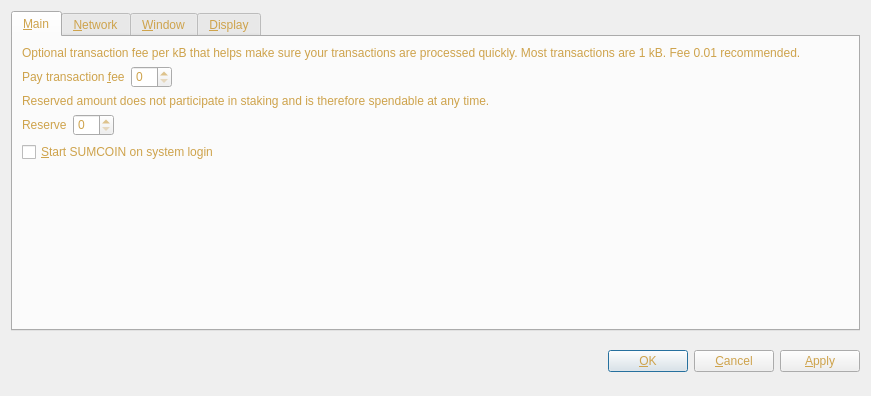
<?xml version="1.0" encoding="UTF-8"?>
<ui version="4.0">
 <class>OptionsDialog</class>
 <widget class="QDialog" name="OptionsDialog">
  <property name="geometry">
   <rect>
    <x>0</x>
    <y>0</y>
    <width>871</width>
    <height>396</height>
   </rect>
  </property>
  <property name="windowTitle">
   <string>Options</string>
  </property>
  <property name="styleSheet">
   <string notr="true">background-image: url(:/images/bkg2);
color: rgb(206, 163, 76);</string>
  </property>
  <property name="modal">
   <bool>true</bool>
  </property>
  <layout class="QVBoxLayout" name="verticalLayout">
   <item>
    <widget class="QTabWidget" name="tabWidget">
     <property name="tabPosition">
      <enum>QTabWidget::North</enum>
     </property>
     <property name="currentIndex">
      <number>0</number>
     </property>
     <widget class="QWidget" name="tabMain">
      <attribute name="title">
       <string>&amp;Main</string>
      </attribute>
      <layout class="QVBoxLayout" name="verticalLayout_Main">
       <item>
        <widget class="QLabel" name="transactionFeeInfoLabel">
         <property name="text">
          <string>Optional transaction fee per kB that helps make sure your transactions are processed quickly. Most transactions are 1 kB. Fee 0.01 recommended.</string>
         </property>
         <property name="textFormat">
          <enum>Qt::PlainText</enum>
         </property>
         <property name="wordWrap">
          <bool>true</bool>
         </property>
        </widget>
       </item>
       <item>
        <layout class="QHBoxLayout" name="horizontalLayoutFee">
         <item>
          <widget class="QLabel" name="transactionFeeLabel">
           <property name="text">
            <string>Pay transaction &amp;fee</string>
           </property>
           <property name="textFormat">
            <enum>Qt::PlainText</enum>
           </property>
           <property name="buddy">
            <cstring>transactionFee</cstring>
           </property>
          </widget>
         </item>
         <item>
          <widget class="BitcoinAmountField" name="transactionFee"/>
         </item>
         <item>
          <spacer name="horizontalSpacerFee">
           <property name="orientation">
            <enum>Qt::Horizontal</enum>
           </property>
           <property name="sizeHint" stdset="0">
            <size>
             <width>40</width>
             <height>20</height>
            </size>
           </property>
          </spacer>
         </item>
        </layout>
       </item>
       <item>
        <widget class="QLabel" name="reserveBalanceInfoLabel">
         <property name="text">
          <string>Reserved amount does not participate in staking and is therefore spendable at any time.</string>
         </property>
         <property name="textFormat">
          <enum>Qt::PlainText</enum>
         </property>
         <property name="wordWrap">
          <bool>true</bool>
         </property>
        </widget>
       </item>
       <item>
        <layout class="QHBoxLayout" name="horizontalLayoutReserveBalance">
         <item>
          <widget class="QLabel" name="reserveBalanceLabel">
           <property name="text">
            <string>Reserve</string>
           </property>
           <property name="textFormat">
            <enum>Qt::PlainText</enum>
           </property>
           <property name="buddy">
            <cstring>reserveBalance</cstring>
           </property>
          </widget>
         </item>
         <item>
          <widget class="BitcoinAmountField" name="reserveBalance"/>
         </item>
         <item>
          <spacer name="horizontalSpacerReserveBalance">
           <property name="orientation">
            <enum>Qt::Horizontal</enum>
           </property>
           <property name="sizeHint" stdset="0">
            <size>
             <width>40</width>
             <height>20</height>
            </size>
           </property>
          </spacer>
         </item>
        </layout>
       </item>
       <item>
        <widget class="QCheckBox" name="bitcoinAtStartup">
         <property name="toolTip">
          <string>Automatically start SUMCOIN after logging in to the system.</string>
         </property>
         <property name="text">
          <string>&amp;Start SUMCOIN on system login</string>
         </property>
        </widget>
       </item>
       <item>
        <spacer name="verticalSpacer_Main">
         <property name="orientation">
          <enum>Qt::Vertical</enum>
         </property>
         <property name="sizeHint" stdset="0">
          <size>
           <width>20</width>
           <height>40</height>
          </size>
         </property>
        </spacer>
       </item>
      </layout>
     </widget>
     <widget class="QWidget" name="tabNetwork">
      <attribute name="title">
       <string>&amp;Network</string>
      </attribute>
      <layout class="QVBoxLayout" name="verticalLayout_Network">
       <item>
        <widget class="QCheckBox" name="mapPortUpnp">
         <property name="toolTip">
          <string>Automatically open the SUMCOIN client port on the router. This only works when your router supports UPnP and it is enabled.</string>
         </property>
         <property name="text">
          <string>Map port using &amp;UPnP</string>
         </property>
        </widget>
       </item>
       <item>
        <widget class="QCheckBox" name="connectSocks">
         <property name="toolTip">
          <string>Connect to the SUMCOIN network through a SOCKS proxy (e.g. when connecting through Tor).</string>
         </property>
         <property name="text">
          <string>&amp;Connect through SOCKS proxy:</string>
         </property>
        </widget>
       </item>
       <item>
        <layout class="QHBoxLayout" name="horizontalLayout_Network">
         <item>
          <widget class="QLabel" name="proxyIpLabel">
           <property name="text">
            <string>Proxy &amp;IP:</string>
           </property>
           <property name="textFormat">
            <enum>Qt::PlainText</enum>
           </property>
           <property name="buddy">
            <cstring>proxyIp</cstring>
           </property>
          </widget>
         </item>
         <item>
          <widget class="QValidatedLineEdit" name="proxyIp">
           <property name="maximumSize">
            <size>
             <width>140</width>
             <height>16777215</height>
            </size>
           </property>
           <property name="toolTip">
            <string>IP address of the proxy (e.g. 127.0.0.1)</string>
           </property>
          </widget>
         </item>
         <item>
          <widget class="QLabel" name="proxyPortLabel">
           <property name="text">
            <string>&amp;Port:</string>
           </property>
           <property name="textFormat">
            <enum>Qt::PlainText</enum>
           </property>
           <property name="buddy">
            <cstring>proxyPort</cstring>
           </property>
          </widget>
         </item>
         <item>
          <widget class="QLineEdit" name="proxyPort">
           <property name="maximumSize">
            <size>
             <width>55</width>
             <height>16777215</height>
            </size>
           </property>
           <property name="toolTip">
            <string>Port of the proxy (e.g. 9050)</string>
           </property>
          </widget>
         </item>
         <item>
          <widget class="QLabel" name="socksVersionLabel">
           <property name="text">
            <string>SOCKS &amp;Version:</string>
           </property>
           <property name="textFormat">
            <enum>Qt::PlainText</enum>
           </property>
           <property name="buddy">
            <cstring>socksVersion</cstring>
           </property>
          </widget>
         </item>
         <item>
          <widget class="QValueComboBox" name="socksVersion">
           <property name="toolTip">
            <string>SOCKS version of the proxy (e.g. 5)</string>
           </property>
          </widget>
         </item>
         <item>
          <spacer name="horizontalSpacer_Network">
           <property name="orientation">
            <enum>Qt::Horizontal</enum>
           </property>
           <property name="sizeHint" stdset="0">
            <size>
             <width>40</width>
             <height>20</height>
            </size>
           </property>
          </spacer>
         </item>
        </layout>
       </item>
       <item>
        <spacer name="verticalSpacer_Network">
         <property name="orientation">
          <enum>Qt::Vertical</enum>
         </property>
         <property name="sizeHint" stdset="0">
          <size>
           <width>20</width>
           <height>40</height>
          </size>
         </property>
        </spacer>
       </item>
      </layout>
     </widget>
     <widget class="QWidget" name="tabWindow">
      <attribute name="title">
       <string>&amp;Window</string>
      </attribute>
      <layout class="QVBoxLayout" name="verticalLayout_Window">
       <item>
        <widget class="QCheckBox" name="minimizeToTray">
         <property name="toolTip">
          <string>Show only a tray icon after minimizing the window.</string>
         </property>
         <property name="text">
          <string>&amp;Minimize to the tray instead of the taskbar</string>
         </property>
        </widget>
       </item>
       <item>
        <widget class="QCheckBox" name="minimizeOnClose">
         <property name="toolTip">
          <string>Minimize instead of exit the application when the window is closed. When this option is enabled, the application will be closed only after selecting Quit in the menu.</string>
         </property>
         <property name="text">
          <string>M&amp;inimize on close</string>
         </property>
        </widget>
       </item>
       <item>
        <spacer name="verticalSpacer_Window">
         <property name="orientation">
          <enum>Qt::Vertical</enum>
         </property>
         <property name="sizeHint" stdset="0">
          <size>
           <width>20</width>
           <height>40</height>
          </size>
         </property>
        </spacer>
       </item>
      </layout>
     </widget>
     <widget class="QWidget" name="tabDisplay">
      <attribute name="title">
       <string>&amp;Display</string>
      </attribute>
      <layout class="QVBoxLayout" name="verticalLayout_Display">
       <item>
        <layout class="QHBoxLayout" name="horizontalLayout_1_Display">
         <item>
          <widget class="QLabel" name="langLabel">
           <property name="text">
            <string>User Interface &amp;language:</string>
           </property>
           <property name="textFormat">
            <enum>Qt::PlainText</enum>
           </property>
           <property name="buddy">
            <cstring>lang</cstring>
           </property>
          </widget>
         </item>
         <item>
          <widget class="QValueComboBox" name="lang">
           <property name="toolTip">
            <string>The user interface language can be set here. This setting will take effect after restarting SUMCOIN.</string>
           </property>
          </widget>
         </item>
        </layout>
       </item>
       <item>
        <layout class="QHBoxLayout" name="horizontalLayout_2_Display">
         <item>
          <widget class="QLabel" name="unitLabel">
           <property name="text">
            <string>&amp;Unit to show amounts in:</string>
           </property>
           <property name="textFormat">
            <enum>Qt::PlainText</enum>
           </property>
           <property name="buddy">
            <cstring>unit</cstring>
           </property>
          </widget>
         </item>
         <item>
          <widget class="QValueComboBox" name="unit">
           <property name="toolTip">
            <string>Choose the default subdivision unit to show in the interface and when sending coins.</string>
           </property>
          </widget>
         </item>
        </layout>
       </item>
       <item>
        <widget class="QCheckBox" name="displayAddresses">
         <property name="toolTip">
          <string>Whether to show SUMCOIN addresses in the transaction list or not.</string>
         </property>
         <property name="text">
          <string>&amp;Display addresses in transaction list</string>
         </property>
        </widget>
       </item>
       <item>
        <widget class="QCheckBox" name="coinControlFeatures">
         <property name="toolTip">
          <string>Whether to show coin control features or not.</string>
         </property>
         <property name="text">
          <string>Display coin &amp;control features (experts only!)</string>
         </property>
        </widget>
       </item>
       <item>
        <spacer name="verticalSpacer_Display">
         <property name="orientation">
          <enum>Qt::Vertical</enum>
         </property>
         <property name="sizeHint" stdset="0">
          <size>
           <width>20</width>
           <height>40</height>
          </size>
         </property>
        </spacer>
       </item>
      </layout>
     </widget>
    </widget>
   </item>
   <item>
    <layout class="QHBoxLayout" name="horizontalLayout_Buttons">
     <item>
      <spacer name="horizontalSpacer_1">
       <property name="orientation">
        <enum>Qt::Horizontal</enum>
       </property>
       <property name="sizeHint" stdset="0">
        <size>
         <width>40</width>
         <height>48</height>
        </size>
       </property>
      </spacer>
     </item>
     <item>
      <widget class="QLabel" name="statusLabel">
       <property name="font">
        <font>
         <weight>75</weight>
         <bold>true</bold>
        </font>
       </property>
       <property name="text">
        <string/>
       </property>
       <property name="textFormat">
        <enum>Qt::PlainText</enum>
       </property>
       <property name="wordWrap">
        <bool>true</bool>
       </property>
      </widget>
     </item>
     <item>
      <spacer name="horizontalSpacer_2">
       <property name="orientation">
        <enum>Qt::Horizontal</enum>
       </property>
       <property name="sizeHint" stdset="0">
        <size>
         <width>40</width>
         <height>48</height>
        </size>
       </property>
      </spacer>
     </item>
     <item>
      <widget class="QPushButton" name="okButton">
       <property name="text">
        <string>&amp;OK</string>
       </property>
      </widget>
     </item>
     <item>
      <widget class="QPushButton" name="cancelButton">
       <property name="text">
        <string>&amp;Cancel</string>
       </property>
       <property name="autoDefault">
        <bool>false</bool>
       </property>
      </widget>
     </item>
     <item>
      <widget class="QPushButton" name="applyButton">
       <property name="text">
        <string>&amp;Apply</string>
       </property>
       <property name="autoDefault">
        <bool>false</bool>
       </property>
      </widget>
     </item>
    </layout>
   </item>
  </layout>
 </widget>
 <customwidgets>
  <customwidget>
   <class>BitcoinAmountField</class>
   <extends>QSpinBox</extends>
   <header>bitcoinamountfield.h</header>
   <container>1</container>
  </customwidget>
  <customwidget>
   <class>QValueComboBox</class>
   <extends>QComboBox</extends>
   <header>qvaluecombobox.h</header>
  </customwidget>
  <customwidget>
   <class>QValidatedLineEdit</class>
   <extends>QLineEdit</extends>
   <header>qvalidatedlineedit.h</header>
  </customwidget>
 </customwidgets>
 <resources/>
 <connections/>
</ui>
